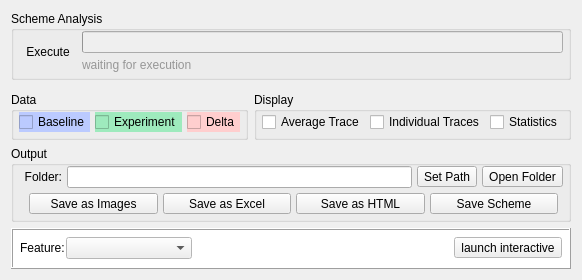
      <widget class="QWidget" name="stackOutput">
       <layout class="QVBoxLayout" name="verticalLayout_10">
        <item>
         <widget class="QGroupBox" name="groupBox_8">
          <property name="sizePolicy">
           <sizepolicy hsizetype="Preferred" vsizetype="Maximum">
            <horstretch>0</horstretch>
            <verstretch>0</verstretch>
           </sizepolicy>
          </property>
          <property name="title">
           <string>Scheme Analysis</string>
          </property>
          <layout class="QHBoxLayout" name="horizontalLayout_14">
           <property name="spacing">
            <number>5</number>
           </property>
           <property name="leftMargin">
            <number>5</number>
           </property>
           <property name="topMargin">
            <number>0</number>
           </property>
           <property name="rightMargin">
            <number>5</number>
           </property>
           <property name="bottomMargin">
            <number>5</number>
           </property>
           <item>
            <widget class="QToolButton" name="btnExecute">
             <property name="sizePolicy">
              <sizepolicy hsizetype="Minimum" vsizetype="Fixed">
               <horstretch>0</horstretch>
               <verstretch>0</verstretch>
              </sizepolicy>
             </property>
             <property name="toolTip">
              <string>take all the scheme information and execute it, performing analysis, statistics, etc.</string>
             </property>
             <property name="text">
              <string>Execute</string>
             </property>
             <property name="icon">
              <iconset>
               <normaloff>icons/software-update-urgent.png</normaloff>icons/software-update-urgent.png</iconset>
             </property>
             <property name="iconSize">
              <size>
               <width>32</width>
               <height>32</height>
              </size>
             </property>
             <property name="checkable">
              <bool>false</bool>
             </property>
             <property name="toolButtonStyle">
              <enum>Qt::ToolButtonTextUnderIcon</enum>
             </property>
             <property name="autoRaise">
              <bool>true</bool>
             </property>
            </widget>
           </item>
           <item>
            <layout class="QVBoxLayout" name="verticalLayout_11">
             <item>
              <widget class="QProgressBar" name="progExecute">
               <property name="enabled">
                <bool>false</bool>
               </property>
               <property name="sizePolicy">
                <sizepolicy hsizetype="Expanding" vsizetype="Maximum">
                 <horstretch>0</horstretch>
                 <verstretch>0</verstretch>
                </sizepolicy>
               </property>
               <property name="minimum">
                <number>0</number>
               </property>
               <property name="maximum">
                <number>1</number>
               </property>
               <property name="value">
                <number>-1</number>
               </property>
               <property name="textVisible">
                <bool>true</bool>
               </property>
               <property name="format">
                <string>%v/%m (%p%)</string>
               </property>
              </widget>
             </item>
             <item>
              <widget class="QLabel" name="lblStatus">
               <property name="sizePolicy">
                <sizepolicy hsizetype="Preferred" vsizetype="Maximum">
                 <horstretch>0</horstretch>
                 <verstretch>0</verstretch>
                </sizepolicy>
               </property>
               <property name="styleSheet">
                <string notr="true">color: rgb(150, 150, 150);</string>
               </property>
               <property name="text">
                <string>waiting for execution</string>
               </property>
               <property name="alignment">
                <set>Qt::AlignLeading|Qt::AlignLeft|Qt::AlignVCenter</set>
               </property>
              </widget>
             </item>
            </layout>
           </item>
          </layout>
         </widget>
        </item>
        <item>
         <layout class="QHBoxLayout" name="horizontalLayout_16">
          <property name="topMargin">
           <number>6</number>
          </property>
          <item>
           <widget class="QGroupBox" name="groupBox_9">
            <property name="sizePolicy">
             <sizepolicy hsizetype="Preferred" vsizetype="Maximum">
              <horstretch>0</horstretch>
              <verstretch>0</verstretch>
             </sizepolicy>
            </property>
            <property name="title">
             <string>Data</string>
            </property>
            <layout class="QHBoxLayout" name="horizontalLayout_15">
             <property name="spacing">
              <number>5</number>
             </property>
             <property name="leftMargin">
              <number>5</number>
             </property>
             <property name="topMargin">
              <number>0</number>
             </property>
             <property name="rightMargin">
              <number>5</number>
             </property>
             <property name="bottomMargin">
              <number>5</number>
             </property>
             <item>
              <widget class="QCheckBox" name="chkPlotBaseline">
               <property name="styleSheet">
                <string notr="true">background-color: rgb(187, 202, 255);</string>
               </property>
               <property name="text">
                <string>Baseline</string>
               </property>
              </widget>
             </item>
             <item>
              <widget class="QCheckBox" name="chkPlotExperiment">
               <property name="styleSheet">
                <string notr="true">background-color: rgb(158, 234, 189);</string>
               </property>
               <property name="text">
                <string>Experiment</string>
               </property>
              </widget>
             </item>
             <item>
              <widget class="QCheckBox" name="chkPlotNormalized">
               <property name="styleSheet">
                <string notr="true">background-color: rgb(255, 206, 206);</string>
               </property>
               <property name="text">
                <string>Delta</string>
               </property>
              </widget>
             </item>
            </layout>
           </widget>
          </item>
          <item>
           <widget class="QGroupBox" name="groupBox_10">
            <property name="sizePolicy">
             <sizepolicy hsizetype="Preferred" vsizetype="Maximum">
              <horstretch>0</horstretch>
              <verstretch>0</verstretch>
             </sizepolicy>
            </property>
            <property name="title">
             <string>Display</string>
            </property>
            <layout class="QHBoxLayout" name="horizontalLayout_17">
             <property name="spacing">
              <number>5</number>
             </property>
             <property name="leftMargin">
              <number>5</number>
             </property>
             <property name="topMargin">
              <number>0</number>
             </property>
             <property name="rightMargin">
              <number>5</number>
             </property>
             <property name="bottomMargin">
              <number>5</number>
             </property>
             <item>
              <widget class="QCheckBox" name="chkPrimary">
               <property name="text">
                <string>Average Trace</string>
               </property>
              </widget>
             </item>
             <item>
              <widget class="QCheckBox" name="chkSecondary">
               <property name="text">
                <string>Individual Traces</string>
               </property>
              </widget>
             </item>
             <item>
              <widget class="QCheckBox" name="chkErr">
               <property name="text">
                <string>Statistics</string>
               </property>
              </widget>
             </item>
            </layout>
           </widget>
          </item>
         </layout>
        </item>
        <item>
         <widget class="QGroupBox" name="grpOutput">
          <property name="title">
           <string>Output</string>
          </property>
          <layout class="QVBoxLayout" name="_5">
           <property name="spacing">
            <number>5</number>
           </property>
           <property name="leftMargin">
            <number>10</number>
           </property>
           <property name="topMargin">
            <number>0</number>
           </property>
           <property name="rightMargin">
            <number>5</number>
           </property>
           <property name="bottomMargin">
            <number>5</number>
           </property>
           <item>
            <layout class="QHBoxLayout" name="horizontalLayout_12">
             <property name="topMargin">
              <number>0</number>
             </property>
             <item>
              <widget class="QLabel" name="label_21">
               <property name="text">
                <string>Folder:</string>
               </property>
               <property name="alignment">
                <set>Qt::AlignRight|Qt::AlignTrailing|Qt::AlignVCenter</set>
               </property>
              </widget>
             </item>
             <item>
              <widget class="QLineEdit" name="lineOutputFolder">
               <property name="sizePolicy">
                <sizepolicy hsizetype="Expanding" vsizetype="Maximum">
                 <horstretch>0</horstretch>
                 <verstretch>0</verstretch>
                </sizepolicy>
               </property>
               <property name="minimumSize">
                <size>
                 <width>70</width>
                 <height>0</height>
                </size>
               </property>
               <property name="readOnly">
                <bool>true</bool>
               </property>
              </widget>
             </item>
             <item>
              <widget class="QToolButton" name="btnSetOutputFolder">
               <property name="sizePolicy">
                <sizepolicy hsizetype="Minimum" vsizetype="Maximum">
                 <horstretch>0</horstretch>
                 <verstretch>0</verstretch>
                </sizepolicy>
               </property>
               <property name="text">
                <string>Set Path</string>
               </property>
               <property name="icon">
                <iconset>
                 <normaloff>icons/network.png</normaloff>icons/network.png</iconset>
               </property>
               <property name="iconSize">
                <size>
                 <width>22</width>
                 <height>22</height>
                </size>
               </property>
               <property name="checkable">
                <bool>false</bool>
               </property>
               <property name="toolButtonStyle">
                <enum>Qt::ToolButtonTextBesideIcon</enum>
               </property>
               <property name="autoRaise">
                <bool>false</bool>
               </property>
              </widget>
             </item>
             <item>
              <widget class="QToolButton" name="btnOutputOpen">
               <property name="sizePolicy">
                <sizepolicy hsizetype="Minimum" vsizetype="Maximum">
                 <horstretch>0</horstretch>
                 <verstretch>0</verstretch>
                </sizepolicy>
               </property>
               <property name="text">
                <string>Open Folder</string>
               </property>
               <property name="icon">
                <iconset>
                 <normaloff>icons/view-calendar-list.png</normaloff>icons/view-calendar-list.png</iconset>
               </property>
               <property name="iconSize">
                <size>
                 <width>22</width>
                 <height>22</height>
                </size>
               </property>
               <property name="checkable">
                <bool>false</bool>
               </property>
               <property name="toolButtonStyle">
                <enum>Qt::ToolButtonTextBesideIcon</enum>
               </property>
               <property name="autoRaise">
                <bool>false</bool>
               </property>
              </widget>
             </item>
            </layout>
           </item>
           <item>
            <layout class="QGridLayout" name="gridLayout_5">
             <property name="leftMargin">
              <number>5</number>
             </property>
             <property name="topMargin">
              <number>0</number>
             </property>
             <property name="rightMargin">
              <number>5</number>
             </property>
             <property name="bottomMargin">
              <number>0</number>
             </property>
             <item row="2" column="1">
              <widget class="QToolButton" name="btnExcel">
               <property name="sizePolicy">
                <sizepolicy hsizetype="Minimum" vsizetype="Fixed">
                 <horstretch>0</horstretch>
                 <verstretch>0</verstretch>
                </sizepolicy>
               </property>
               <property name="toolTip">
                <string>save an excel document (.CSV) to the output folder</string>
               </property>
               <property name="text">
                <string>Save as Excel</string>
               </property>
               <property name="icon">
                <iconset>
                 <normaloff>icons/application-vnd.ms-excel.png</normaloff>icons/application-vnd.ms-excel.png</iconset>
               </property>
               <property name="iconSize">
                <size>
                 <width>32</width>
                 <height>32</height>
                </size>
               </property>
               <property name="toolButtonStyle">
                <enum>Qt::ToolButtonTextBesideIcon</enum>
               </property>
              </widget>
             </item>
             <item row="2" column="0">
              <widget class="QToolButton" name="btnImages">
               <property name="sizePolicy">
                <sizepolicy hsizetype="Minimum" vsizetype="Fixed">
                 <horstretch>0</horstretch>
                 <verstretch>0</verstretch>
                </sizepolicy>
               </property>
               <property name="toolTip">
                <string>save a series of images to the output folder</string>
               </property>
               <property name="text">
                <string>Save as Images</string>
               </property>
               <property name="icon">
                <iconset>
                 <normaloff>icons/gnome-mime-application-vnd.stardivision.impress.png</normaloff>icons/gnome-mime-application-vnd.stardivision.impress.png</iconset>
               </property>
               <property name="iconSize">
                <size>
                 <width>32</width>
                 <height>32</height>
                </size>
               </property>
               <property name="toolButtonStyle">
                <enum>Qt::ToolButtonTextBesideIcon</enum>
               </property>
              </widget>
             </item>
             <item row="2" column="2">
              <widget class="QToolButton" name="btnHTML">
               <property name="enabled">
                <bool>true</bool>
               </property>
               <property name="sizePolicy">
                <sizepolicy hsizetype="Minimum" vsizetype="Fixed">
                 <horstretch>0</horstretch>
                 <verstretch>0</verstretch>
                </sizepolicy>
               </property>
               <property name="toolTip">
                <string>save a HTML summary to the output folder</string>
               </property>
               <property name="text">
                <string>Save as HTML</string>
               </property>
               <property name="icon">
                <iconset>
                 <normaloff>icons/wordprocessing.png</normaloff>icons/wordprocessing.png</iconset>
               </property>
               <property name="iconSize">
                <size>
                 <width>32</width>
                 <height>32</height>
                </size>
               </property>
               <property name="toolButtonStyle">
                <enum>Qt::ToolButtonTextBesideIcon</enum>
               </property>
              </widget>
             </item>
             <item row="2" column="3">
              <widget class="QToolButton" name="btnSaveScheme">
               <property name="sizePolicy">
                <sizepolicy hsizetype="Minimum" vsizetype="Fixed">
                 <horstretch>0</horstretch>
                 <verstretch>0</verstretch>
                </sizepolicy>
               </property>
               <property name="toolTip">
                <string>create a copy of this scheme and place it in the output folder</string>
               </property>
               <property name="text">
                <string>Save Scheme</string>
               </property>
               <property name="icon">
                <iconset>
                 <normaloff>icons/text-x-changelog.png</normaloff>icons/text-x-changelog.png</iconset>
               </property>
               <property name="iconSize">
                <size>
                 <width>32</width>
                 <height>32</height>
                </size>
               </property>
               <property name="toolButtonStyle">
                <enum>Qt::ToolButtonTextBesideIcon</enum>
               </property>
              </widget>
             </item>
            </layout>
           </item>
          </layout>
         </widget>
        </item>
        <item>
         <widget class="QFrame" name="framePreview">
          <property name="palette">
           <palette>
            <active>
             <colorrole role="Base">
              <brush brushstyle="SolidPattern">
               <color alpha="255">
                <red>255</red>
                <green>255</green>
                <blue>255</blue>
               </color>
              </brush>
             </colorrole>
             <colorrole role="Window">
              <brush brushstyle="SolidPattern">
               <color alpha="255">
                <red>255</red>
                <green>255</green>
                <blue>255</blue>
               </color>
              </brush>
             </colorrole>
            </active>
            <inactive>
             <colorrole role="Base">
              <brush brushstyle="SolidPattern">
               <color alpha="255">
                <red>255</red>
                <green>255</green>
                <blue>255</blue>
               </color>
              </brush>
             </colorrole>
             <colorrole role="Window">
              <brush brushstyle="SolidPattern">
               <color alpha="255">
                <red>255</red>
                <green>255</green>
                <blue>255</blue>
               </color>
              </brush>
             </colorrole>
            </inactive>
            <disabled>
             <colorrole role="Base">
              <brush brushstyle="SolidPattern">
               <color alpha="255">
                <red>255</red>
                <green>255</green>
                <blue>255</blue>
               </color>
              </brush>
             </colorrole>
             <colorrole role="Window">
              <brush brushstyle="SolidPattern">
               <color alpha="255">
                <red>255</red>
                <green>255</green>
                <blue>255</blue>
               </color>
              </brush>
             </colorrole>
            </disabled>
           </palette>
          </property>
          <property name="autoFillBackground">
           <bool>true</bool>
          </property>
          <property name="frameShape">
           <enum>QFrame::Box</enum>
          </property>
          <property name="frameShadow">
           <enum>QFrame::Raised</enum>
          </property>
          <property name="lineWidth">
           <number>1</number>
          </property>
          <layout class="QVBoxLayout" name="verticalLayout_4">
           <property name="spacing">
            <number>1</number>
           </property>
           <property name="margin">
            <number>1</number>
           </property>
           <item>
            <layout class="QHBoxLayout" name="horizontalLayout_8">
             <property name="margin">
              <number>6</number>
             </property>
             <item>
              <widget class="QLabel" name="label_22">
               <property name="text">
                <string>Feature:</string>
               </property>
              </widget>
             </item>
             <item>
              <widget class="QComboBox" name="cmbFeature">
               <property name="sizePolicy">
                <sizepolicy hsizetype="MinimumExpanding" vsizetype="Fixed">
                 <horstretch>0</horstretch>
                 <verstretch>0</verstretch>
                </sizepolicy>
               </property>
              </widget>
             </item>
             <item>
              <spacer name="horizontalSpacer_5">
               <property name="orientation">
                <enum>Qt::Horizontal</enum>
               </property>
               <property name="sizeHint" stdset="0">
                <size>
                 <width>40</width>
                 <height>20</height>
                </size>
               </property>
              </spacer>
             </item>
             <item>
              <widget class="QLabel" name="lblPlotTitle">
               <property name="styleSheet">
                <string notr="true">font: 12pt &quot;Calibri&quot;;</string>
               </property>
               <property name="text">
                <string/>
               </property>
              </widget>
             </item>
             <item>
              <spacer name="horizontalSpacer_6">
               <property name="orientation">
                <enum>Qt::Horizontal</enum>
               </property>
               <property name="sizeHint" stdset="0">
                <size>
                 <width>40</width>
                 <height>20</height>
                </size>
               </property>
              </spacer>
             </item>
             <item>
              <widget class="QToolButton" name="btnLaunchInteractive">
               <property name="toolTip">
                <string>display the graph below in a large, interactive window</string>
               </property>
               <property name="text">
                <string>launch interactive</string>
               </property>
               <property name="icon">
                <iconset>
                 <normaloff>icons/launcher-program.png</normaloff>icons/launcher-program.png</iconset>
               </property>
               <property name="iconSize">
                <size>
                 <width>16</width>
                 <height>16</height>
                </size>
               </property>
               <property name="toolButtonStyle">
                <enum>Qt::ToolButtonTextBesideIcon</enum>
               </property>
              </widget>
             </item>
            </layout>
           </item>
           <item>
            <widget class="MatplotlibWidget" name="mplwidget"/>
           </item>
          </layout>
         </widget>
        </item>
       </layout>
      </widget>
